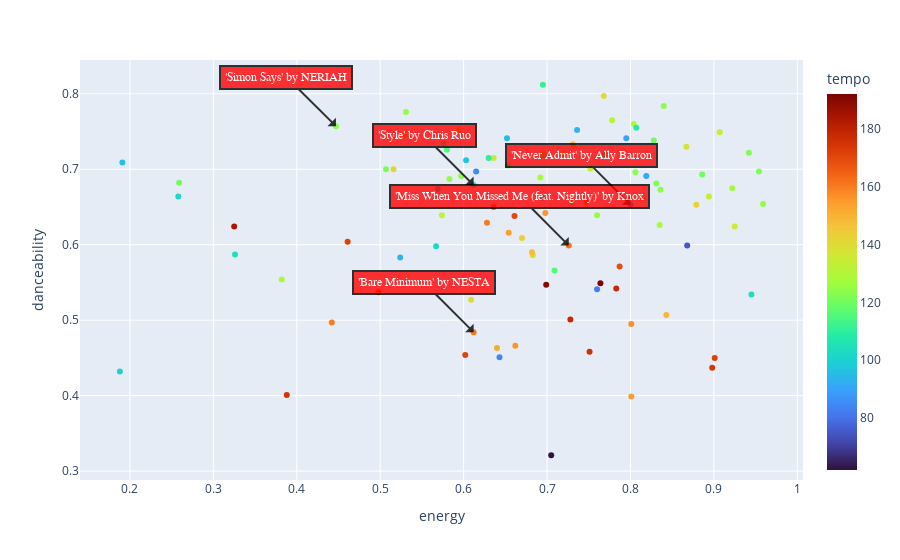

The notebook cell this image was saved under:
### Code cell
hover_columns = ['name', 'artist', 'added_at', 'tempo', 'valence']
fig = px.scatter(most_recently_added, x="energy", y='danceability', color='tempo', color_continuous_scale='Turbo', hover_data=hover_columns)

# Loop through the first ten songs in the dataframe
for i in range(5):
    # Get the name and artist of the song
    song_name = most_recently_added.loc[i, 'name']
    artist_name = most_recently_added.loc[i, 'artist']
    
    # Get the x and y coordinates of the point corresponding to the song
    x_coord = most_recently_added.loc[i, 'energy']
    y_coord = most_recently_added.loc[i, 'danceability']
    
    # Create the arrow and text annotation
    fig.add_annotation(
        x=x_coord,
        y=y_coord,
        ax=x_coord-50,
        ay=y_coord-50,
        text=f"'{song_name}' by {artist_name}",
        arrowhead=1,
        showarrow=True,
        font=dict(
            family="Courier New, monospace",
            size=12,
            color="#ffffff"
        ),
        align="center",
        arrowcolor="black",
        arrowwidth=2,
        arrowsize=1,
        bordercolor="black",
        borderwidth=2,
        borderpad=4,
        bgcolor="red",
        opacity=0.8,
    )

# Show the plot
fig.show()
fig.write_html("images/plots/energy_vs_danceability_with_annotations.html")

### Figure 1 — Plotly figure (JSON) as saved in the notebook; plotly's stock layout.template omitted (floating-point values rounded to 4 significant figures; data arrays with more than 128 entries replaced by an {"elided": "..."} marker saying what was removed)
{"data": [{"customdata": {"elided": "100x5 mixed values"}, "hovertemplate": "energy=%{x}<br>danceability=%{y}<br>name=%{customdata[0]}<br>artist=%{customdata[1]}<br>added_at=%{customdata[2]}<br>tempo=%{marker.color}<br>valence=%{customdata[4]}<extra></extra>", "legendgroup": "", "marker": {"color": [178.2, 114.9, 125.0, 90.08, 160.6, 105.0, 161.9, 124.0, 124.0, 154.9, 140.0, 121.0, 120.1, 139.9, 103.0, 146.9, 190.0, 122.1, 111.0, 122.1, 62.01, 140.0, 140.1, 130.0, 174.4, 192.1, 131.9, 128.0, 153.9, 168.8, 171.0, 93.92, 93.09, 135.0, 142.0, 178.1, 124.0, 160.0, 171.7, 148.1, 142.0, 151.9, 116.0, 136.0, 83.99, 124.0, 149.0, 95.03, 82.02, 134.0, 95.98, 143.0, 162.9, 110.0, 127.9, 119.9, 120.0, 127.1, 120.0, 125.0, 74.94, 127.9, 115.0, 104.0, 169.8, 84.95, 122.0, 120.0, 129.0, 90.02, 97.99, 102.0, 108.1, 102.0, 176.2, 183.9, 132.0, 173.9, 136.0, 123.0, 156.0, 163.8, 111.1, 171.8, 125.0, 155.9, 125.0, 138.0, 157.0, 155.9, 141.9, 160.1, 99.96, 134.0, 120.0, 90.99, 126.0, 97.98, 104.0, 124.0], "coloraxis": "coloraxis", "symbol": "circle"}, "mode": "markers", "name": "", "orientation": "v", "showlegend": false, "type": "scatter", "x": [0.728, 0.576, 0.583, 0.8, 0.612, 0.612, 0.726, 0.447, 0.84, 0.801, 0.768, 0.507, 0.73, 0.609, 0.695, 0.731, 0.699, 0.831, 0.695, 0.954, 0.705, 0.683, 0.529, 0.778, 0.388, 0.764, 0.574, 0.835, 0.654, 0.787, 0.602, 0.524, 0.736, 0.894, 0.879, 0.783, 0.806, 0.628, 0.461, 0.682, 0.815, 0.64, 0.709, 0.925, 0.643, 0.597, 0.843, 0.652, 0.76, 0.636, 0.191, 0.67, 0.498, 0.63, 0.382, 0.259, 0.886, 0.692, 0.828, 0.531, 0.868, 0.72, 0.58, 0.945, 0.661, 0.615, 0.942, 0.653, 0.804, 0.795, 0.603, 0.567, 0.807, 0.258, 0.751, 0.325, 0.907, 0.898, 0.752, 0.696, 0.662, 0.636, 0.769, 0.901, 0.959, 0.698, 0.76, 0.867, 0.801, 0.747, 0.516, 0.442, 0.188, 0.594, 0.694, 0.819, 0.922, 0.569, 0.326, 0.836], "xaxis": "x", "y": [0.501, 0.734, 0.687, 0.653, 0.484, 0.679, 0.599, 0.757, 0.784, 0.399, 0.797, 0.7, 0.656, 0.527, 0.662, 0.733, 0.547, 0.681, 0.812, 0.697, 0.321, 0.586, 0.745, 0.765, 0.401, 0.549, 0.639, 0.626, 0.616, 0.571, 0.454, 0.583, 0.752, 0.664, 0.653, 0.542, 0.696, 0.629, 0.604, 0.59, 0.662, 0.463, 0.566, 0.624, 0.451, 0.691, 0.507, 0.741, 0.541, 0.715, 0.709, 0.609, 0.537, 0.715, 0.554, 0.682, 0.693, 0.689, 0.738, 0.776, 0.599, 0.721, 0.726, 0.534, 0.638, 0.697, 0.722, 0.705, 0.76, 0.741, 0.712, 0.598, 0.755, 0.664, 0.458, 0.624, 0.749, 0.437, 0.701, 0.72, 0.466, 0.65, 0.719, 0.45, 0.654, 0.642, 0.639, 0.73, 0.495, 0.656, 0.7, 0.497, 0.432, 0.752, 0.718, 0.691, 0.675, 0.674, 0.587, 0.673], "yaxis": "y"}], "layout": {"annotations": [{"align": "center", "arrowcolor": "black", "arrowhead": 1, "arrowsize": 1, "arrowwidth": 2, "ax": -49.2, "ay": -49.35, "bgcolor": "red", "bordercolor": "black", "borderpad": 4, "borderwidth": 2, "font": {"color": "#ffffff", "family": "Courier New, monospace", "size": 12}, "opacity": 0.8, "showarrow": true, "text": "'Never Admit' by Ally Barron", "x": 0.8, "y": 0.653}, {"align": "center", "arrowcolor": "black", "arrowhead": 1, "arrowsize": 1, "arrowwidth": 2, "ax": -49.39, "ay": -49.52, "bgcolor": "red", "bordercolor": "black", "borderpad": 4, "borderwidth": 2, "font": {"color": "#ffffff", "family": "Courier New, monospace", "size": 12}, "opacity": 0.8, "showarrow": true, "text": "'Bare Minimum' by NESTA", "x": 0.612, "y": 0.484}, {"align": "center", "arrowcolor": "black", "arrowhead": 1, "arrowsize": 1, "arrowwidth": 2, "ax": -49.39, "ay": -49.32, "bgcolor": "red", "bordercolor": "black", "borderpad": 4, "borderwidth": 2, "font": {"color": "#ffffff", "family": "Courier New, monospace", "size": 12}, "opacity": 0.8, "showarrow": true, "text": "'Style' by Chris Ruo", "x": 0.612, "y": 0.679}, {"align": "center", "arrowcolor": "black", "arrowhead": 1, "arrowsize": 1, "arrowwidth": 2, "ax": -49.27, "ay": -49.4, "bgcolor": "red", "bordercolor": "black", "borderpad": 4, "borderwidth": 2, "font": {"color": "#ffffff", "family": "Courier New, monospace", "size": 12}, "opacity": 0.8, "showarrow": true, "text": "'Miss When You Missed Me (feat. Nightly)' by Knox", "x": 0.726, "y": 0.599}, {"align": "center", "arrowcolor": "black", "arrowhead": 1, "arrowsize": 1, "arrowwidth": 2, "ax": -49.55, "ay": -49.24, "bgcolor": "red", "bordercolor": "black", "borderpad": 4, "borderwidth": 2, "font": {"color": "#ffffff", "family": "Courier New, monospace", "size": 12}, "opacity": 0.8, "showarrow": true, "text": "'Simon Says' by NERIAH", "x": 0.447, "y": 0.757}], "coloraxis": {"colorbar": {"title": {"text": "tempo"}}, "colorscale": [[0, "#30123b"], [0.07143, "#4145ab"], [0.1429, "#4675ed"], [0.2143, "#39a2fc"], [0.2857, "#1bcfd4"], [0.3571, "#24eca6"], [0.4286, "#61fc6c"], [0.5, "#a4fc3b"], [0.5714, "#d1e834"], [0.6429, "#f3c63a"], [0.7143, "#fe9b2d"], [0.7857, "#f36315"], [0.8571, "#d93806"], [0.9286, "#b11901"], [1, "#7a0402"]]}, "legend": {"tracegroupgap": 0}, "margin": {"t": 60}, "xaxis": {"anchor": "y", "domain": [0, 1], "title": {"text": "energy"}}, "yaxis": {"anchor": "x", "domain": [0, 1], "title": {"text": "danceability"}}}}
